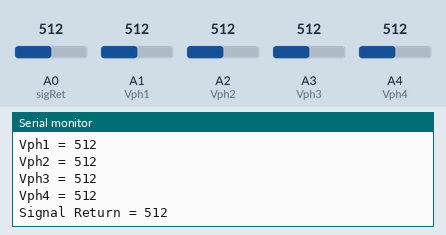
A sketch run on a simulated Arduino Uno, built with avr-gcc and run on an emulated ATmega328P. Parts: the last lines printed to the serial monitor. The inputs (shaded band) are chosen by the test bench; at power-on: A0 (sigRet) = 512, A1 (Vph1) = 512, A2 (Vph2) = 512, A3 (Vph3) = 512, A4 (Vph4) = 512.

Above: at 1.8 s.
1.9 s: A0 (sigRet) set to 716
At 3.0 s:
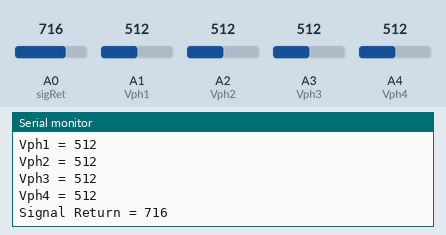
3.4 s: A1 (Vph1) set to 716
4.9 s: A2 (Vph2) set to 716
6.4 s: A3 (Vph3) set to 716
At 7.3 s:
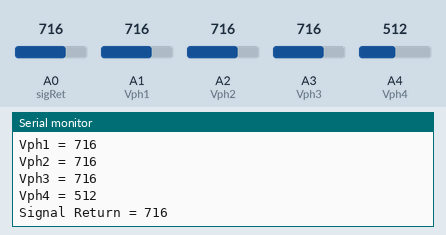
7.9 s: A4 (Vph4) set to 716
At 9.2 s:
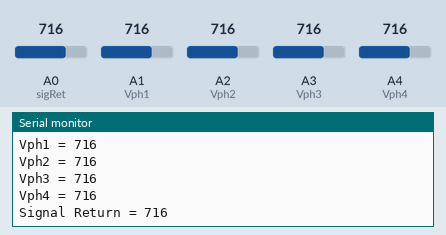
9.4 s: A0 (sigRet) set to 992
At 10.4 s:
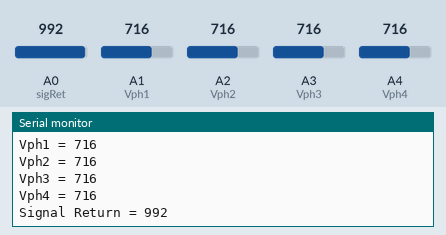
Timing chart, 0 to 11.9 s (numbered marks = the images above; inputs shaded):
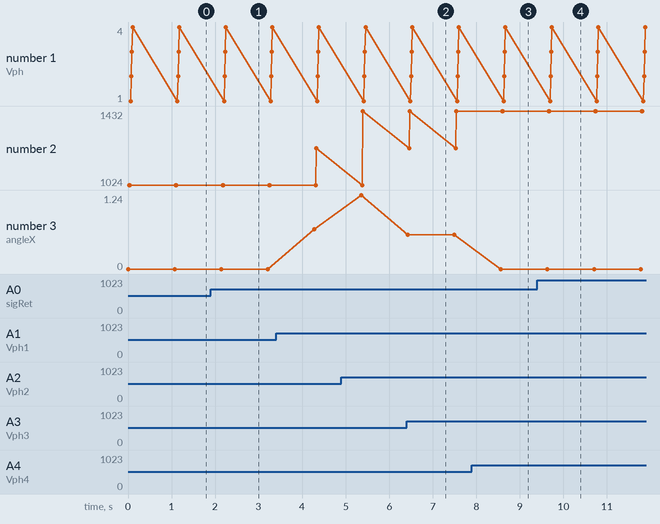

The sketch:

SunSensor.ino
```cpp
/* This code didn't go to the main code
*/

#include <math.h>
#define Vph1 A1
#define Vph2 A2
#define Vph3 A3
#define Vph4 A4
#define sigRet A0
#define C_val 0.13

void setup() {
  // put your setup code here, to run once:
  pinMode(Vph1, INPUT);
  pinMode(Vph2, INPUT);
  pinMode(Vph3, INPUT);
  pinMode(Vph4, INPUT);
  Serial.begin(9600);
}

void loop() {
  // put your main code here, to run repeatedly:
  int V1, V2, V3, V4, X1, X2, Y1, Y2;
  double FX, FY, angleX, angleY;
  V1 = analogRead(Vph1);
  V2 = analogRead(Vph2);
  V3 = analogRead(Vph3);
  V4 = analogRead(Vph4);
  X1 = V3 + V4;
  X2 = V1 + V2;
  FX = (double)(X2 - X1)/(X2 + X1);
  angleX = atan(C_val*FX)*360/(2*3.1415);
  Y1 = V1 + V4;
  Y2 = V2 + V3;
  FY = (double)(Y2 - Y1)/(Y2 + Y1);
  angleY = atan(C_val*FY)*360/(2*3.1415);
  Serial.print("angleX = ");
  Serial.println(angleX);
  Serial.print("angleY = ");
  Serial.println(angleY);

  Serial.print("X1 = ");
  Serial.println(X1);
  Serial.print("X2 = ");
  Serial.println(X2);
  Serial.print("FX = ");
  Serial.println(FX);
  Serial.print("Vph1 = ");
  Serial.println(V1);
  Serial.print("Vph2 = ");
  Serial.println(V2);
  Serial.print("Vph3 = ");
  Serial.println(V3);
  Serial.print("Vph4 = ");
  Serial.println(V4);

  Serial.print("Signal Return = ");
  Serial.println(analogRead(sigRet));
  delay(1000);
}
```

Measured:
- after the input at 1.9 s, the serial monitor: prints a new line after 0.36 s (image 1)
- after the input at 6.4 s, the serial monitor: prints a new line at once (image 2)
- after the input at 7.9 s, the serial monitor: prints a new line after 0.67 s (image 3)
- after the input at 9.4 s, the serial monitor: prints a new line after 0.35 s (image 4)
- plotted number 2: 1024 → 1228 after the input at 3.4 s, 1228 → 1432 after the input at 4.9 s
- plotted number 3: 0 → 0.67 after the input at 3.4 s, 0.67 → 1.24 after the input at 4.9 s, 1.24 → 0.57 after the input at 6.4 s
